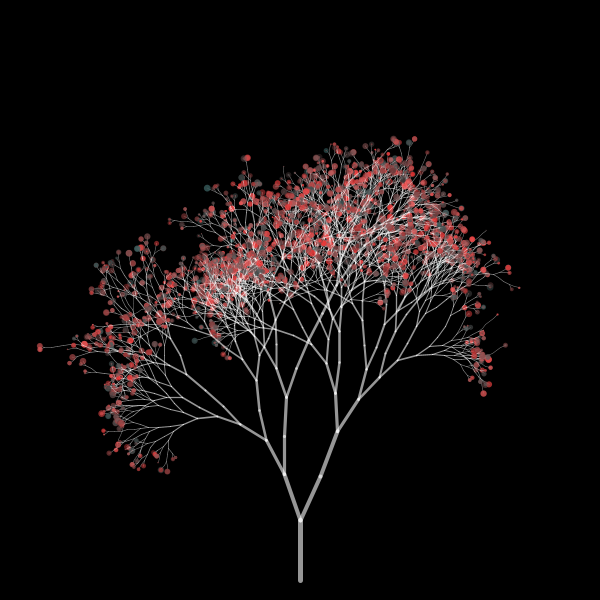
Frame 1 (no input)
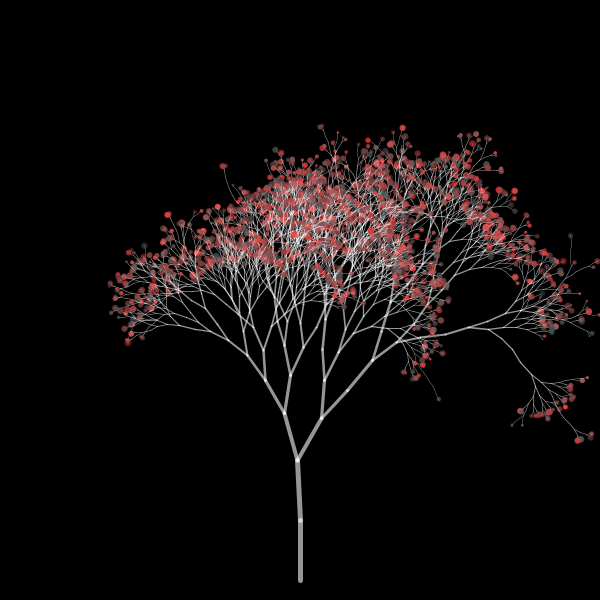
Frame 2 (the mouse pressed at the canvas centre, redrawn once)

The Processing sketch that drew these frames (run headless with seeded random() and noise(); the mouse was pressed at the canvas centre and the sketch redrawn once):

// Processing sketch: processing_10295
// ── processing_10295.pde

/*
Recursive tree
author: 
Ricky Lai
concept:
"SAKURA" during night time

Main Constructor refered from:
"tree_recursion" by "mitchell whitelaw" 
on OpenProcessing
url: http://www.openprocessing.org/visuals/?visualID=8752

Change some parameters for visual effect.

Add bloom on the end of the branch.
ideas from "Branching" by "Jed Savage"
on OpenProcessing
url: http://www.openprocessing.org/visuals/?visualID=5918

*/

void setup(){
  size(600,600);
  colorMode(RGB, 255);
  smooth();
  noLoop();
}

void draw(){
  background(0);
  strokeWeight(5);
  pushMatrix();// save position (0,0)
  translate(width/2,height-20);// the position of the root
  branch(0);
  //popMatrix();
  //noStroke();
  //fill(255,50);
  //rect(0,0,width,height);
  //printMatrix();
}

void branch(int depth){
  int[][] position = new int[99][99];
  if (depth == 12) {// add bloom
    float bloomSize = random(10,100);
    float colorGB = random(50,100);
    float colorALPHA = random(100,220);
    color c = color(random(50,255), colorGB, colorGB);
    noStroke();
    fill(c, colorALPHA); 
    ellipse(0, 0, bloomSize, bloomSize); 
  }
  if (depth < 12) {
    /*
    color[] c = new color[3];
    c[0] = color(255,100,100);
    c[1] = color(100,100,100);
    c[2] = color(100,100,100);
    int result = int(random(0,2));
    */  
    //color a = int(random(100,255));
    stroke(255,150); 
    line(0, 0, 0, -height/10);// draw a branch
    {
      translate(0,-height/10);
      rotate(random(-0.2,0.2)); 

      if (random(1.0) < 0.7){ // branching
        float angle = random(0.2, 0.4);
        //float angle = 0.3;  
        rotate(angle);
        scale(0.8);
        pushMatrix();
        // save position 
        // the end of last branch, start point for new branch.
        branch(depth + 1);
        popMatrix();
        // restore position 
        // restore position to generate new branch at other side.    
        rotate(-2 * angle);
        pushMatrix();
        branch(depth + 1);   
        popMatrix();        
      }
      else { // continue  
        branch(depth);
      }
    }
  }
}


void mouseReleased(){
  redraw(); 
}
